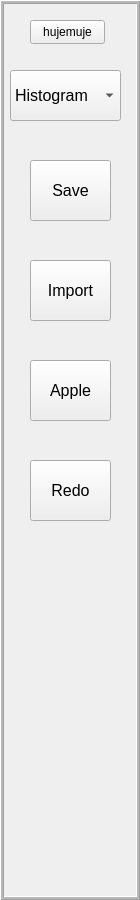
       <widget class="QFrame" name="frame_3">
        <property name="sizePolicy">
         <sizepolicy hsizetype="Fixed" vsizetype="Maximum">
          <horstretch>50</horstretch>
          <verstretch>0</verstretch>
         </sizepolicy>
        </property>
        <property name="minimumSize">
         <size>
          <width>140</width>
          <height>900</height>
         </size>
        </property>
        <property name="styleSheet">
         <string notr="true"/>
        </property>
        <property name="frameShape">
         <enum>QFrame::Box</enum>
        </property>
        <property name="frameShadow">
         <enum>QFrame::Raised</enum>
        </property>
        <property name="midLineWidth">
         <number>2</number>
        </property>
        <widget class="QComboBox" name="extensionSelect">
         <property name="geometry">
          <rect>
           <x>10</x>
           <y>70</y>
           <width>111</width>
           <height>51</height>
          </rect>
         </property>
         <property name="font">
          <font>
           <pointsize>12</pointsize>
          </font>
         </property>
         <property name="styleSheet">
          <string notr="true"/>
         </property>
         <item>
          <property name="text">
           <string>Histogram</string>
          </property>
         </item>
         <item>
          <property name="text">
           <string>Spectrum</string>
          </property>
         </item>
        </widget>
        <widget class="QPushButton" name="saveImage">
         <property name="geometry">
          <rect>
           <x>30</x>
           <y>160</y>
           <width>81</width>
           <height>61</height>
          </rect>
         </property>
         <property name="font">
          <font>
           <pointsize>12</pointsize>
          </font>
         </property>
         <property name="text">
          <string>Save</string>
         </property>
        </widget>
        <widget class="QPushButton" name="importImage">
         <property name="geometry">
          <rect>
           <x>30</x>
           <y>260</y>
           <width>81</width>
           <height>61</height>
          </rect>
         </property>
         <property name="font">
          <font>
           <pointsize>12</pointsize>
          </font>
         </property>
         <property name="text">
          <string>Import</string>
         </property>
        </widget>
        <widget class="QPushButton" name="appleChanges">
         <property name="geometry">
          <rect>
           <x>30</x>
           <y>360</y>
           <width>81</width>
           <height>61</height>
          </rect>
         </property>
         <property name="font">
          <font>
           <pointsize>12</pointsize>
          </font>
         </property>
         <property name="text">
          <string>Apple</string>
         </property>
        </widget>
        <widget class="QPushButton" name="redoChanges">
         <property name="geometry">
          <rect>
           <x>30</x>
           <y>460</y>
           <width>81</width>
           <height>61</height>
          </rect>
         </property>
         <property name="font">
          <font>
           <pointsize>12</pointsize>
          </font>
         </property>
         <property name="text">
          <string>Redo</string>
         </property>
        </widget>
        <widget class="QPushButton" name="hujemuje">
         <property name="geometry">
          <rect>
           <x>30</x>
           <y>20</y>
           <width>75</width>
           <height>24</height>
          </rect>
         </property>
         <property name="text">
          <string>hujemuje</string>
         </property>
        </widget>
       </widget>
